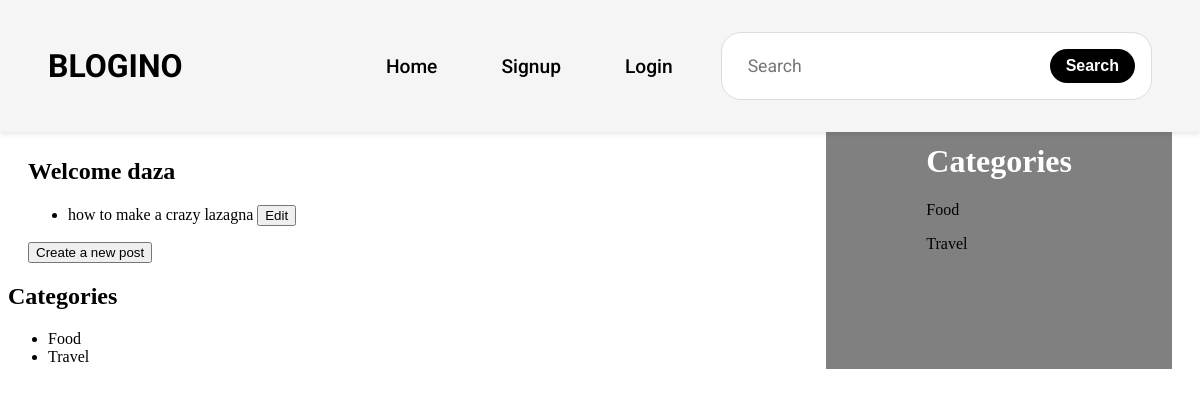
The app's page /dashboard/ (signed in), older data.
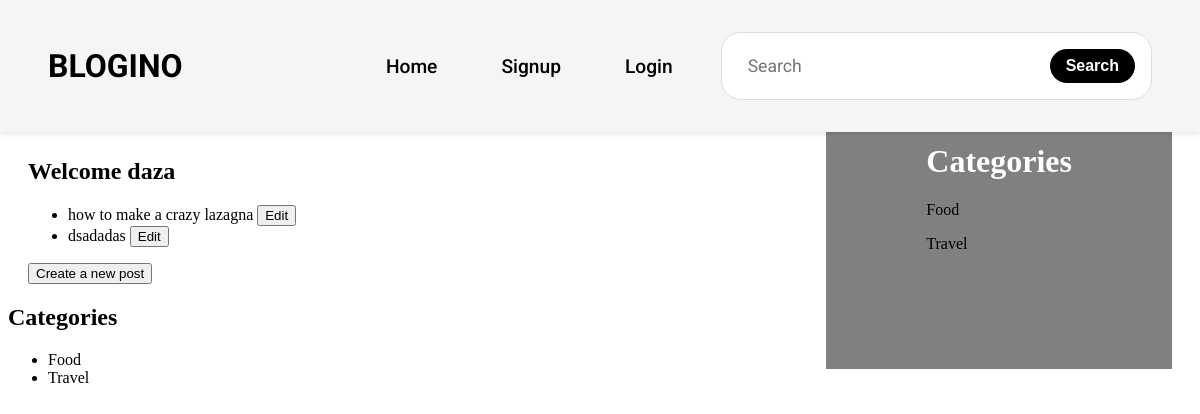
The same page, newer data.
### landing/models.py (models this page shows, shortened)
class Category(models.Model):
    name = models.CharField(max_length=100)

class Post(models.Model):
    title = models.CharField(max_length=100)
    user = models.ForeignKey(User, on_delete=models.CASCADE)
    content = RichTextField(blank=True, null=True)
    likes = models.PositiveIntegerField(default=0)
    created_at = models.DateTimeField(auto_now_add=True)
    updated_at = models.DateTimeField(auto_now=True)
    category = models.ForeignKey(Category, on_delete=models.CASCADE)

### landing/views.py (the view)
# urls.py: path('dashboard/', views.dashboard, name='dashboard'),
@login_required
def dashboard(request):
    categories = Category.objects.all()
    user = request.user
    posts = Post.objects.filter(user=request.user)
    context = {
        'categories': categories,
        'posts': posts,
        'user': user,
    }
    return render(request, 'landing/dashboard.html', context)

### templates/landing/dashboard.html (shortened to what this page needs)
{% load static %}
<!DOCTYPE html>
<html lang="en">
<head>
    <link rel="stylesheet" href="{% static 'landing/css/components/menu.css' %}">
    <link rel="stylesheet" href="{% static 'landing/css/components/sidebar.css' %}">
    <link rel="stylesheet" href="{% static 'landing/css/components/posts.css' %}">
    <link href='https://unpkg.com/boxicons@2.1.4/css/boxicons.min.css' rel='stylesheet'>
</head>
<body>
    {% block menu %}
        {% include 'landing/components/menu.html' %}
    {% endblock %}
    {% block category %}
        {% include 'landing/components/sidebar.html' %}
    {% endblock %}
    {% block dashboard %}
        <div class="dashboard">
            <h1>Dashboard</h1>
            <div class="posts">
                <h2>Welcome {{user}}</h2>
                <ul>
                    {% for post in posts %}
                        <li>
                            <a href="{% url 'landing:post_detail' post.id %}">{{ post.title }} </a>
                            <button><a href="{% url 'landing:edit_post' post.id %}">Edit</a></button>
                        </li>
                    {% endfor %}
                </ul>
                <button><a href="{% url 'landing:create_post' %}">Create a new post</a></button>
            </div>
            <div class="categories">
                <h2>Categories</h2>
                <ul>
                    {% for category in categories %}
                        <li>
                            <a href="{% url 'landing:category' category.id %}">{{ category.name }}</a>
                        </li>
                    {% endfor %}
                </ul>
            </div>
        </div>
    {% endblock %}
</body>
</html>

### templates/landing/components/sidebar.html
{% block sidebar %}
    <div class="sidebar">
        <h1 class="sidebar__title">Categories</h1>
        {% for category in categories %}
            <p> <a href="{% url 'landing:category' category.id %}"> {{ category.name }} </a></p>
        {% endfor %}
    </div>
{% endblock %}

Row changes from the older to the newer data that the page shows:
added Post: title "dsadadas"
